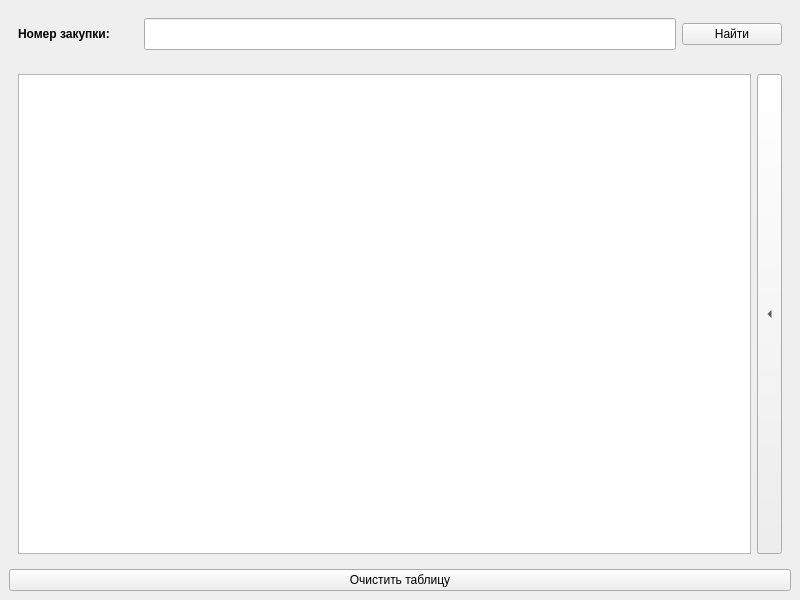
<?xml version="1.0" encoding="UTF-8"?>
<ui version="4.0">
 <class>InformerWindow</class>
 <widget class="QMainWindow" name="InformerWindow">
  <property name="geometry">
   <rect>
    <x>0</x>
    <y>0</y>
    <width>800</width>
    <height>600</height>
   </rect>
  </property>
  <property name="sizePolicy">
   <sizepolicy hsizetype="MinimumExpanding" vsizetype="MinimumExpanding">
    <horstretch>0</horstretch>
    <verstretch>0</verstretch>
   </sizepolicy>
  </property>
  <property name="windowTitle">
   <string>АСТ Парсер</string>
  </property>
  <property name="windowIcon">
   <iconset resource="../Resources.qrc">
    <normaloff>:/icons/logo.svg</normaloff>:/icons/logo.svg</iconset>
  </property>
  <widget class="QWidget" name="mainWidget">
   <layout class="QVBoxLayout" name="verticalLayout">
    <item>
     <widget class="QWidget" name="searchWidget" native="true">
      <property name="sizePolicy">
       <sizepolicy hsizetype="MinimumExpanding" vsizetype="MinimumExpanding">
        <horstretch>0</horstretch>
        <verstretch>0</verstretch>
       </sizepolicy>
      </property>
      <property name="minimumSize">
       <size>
        <width>0</width>
        <height>50</height>
       </size>
      </property>
      <property name="maximumSize">
       <size>
        <width>16777215</width>
        <height>50</height>
       </size>
      </property>
      <layout class="QHBoxLayout" name="horizontalLayout">
       <item>
        <widget class="QLabel" name="searchLbl">
         <property name="sizePolicy">
          <sizepolicy hsizetype="MinimumExpanding" vsizetype="MinimumExpanding">
           <horstretch>0</horstretch>
           <verstretch>0</verstretch>
          </sizepolicy>
         </property>
         <property name="maximumSize">
          <size>
           <width>120</width>
           <height>16777215</height>
          </size>
         </property>
         <property name="styleSheet">
          <string notr="true">font-weight: bold;</string>
         </property>
         <property name="text">
          <string>Номер закупки: </string>
         </property>
         <property name="textFormat">
          <enum>Qt::RichText</enum>
         </property>
        </widget>
       </item>
       <item>
        <widget class="QLineEdit" name="searchEdit">
         <property name="sizePolicy">
          <sizepolicy hsizetype="MinimumExpanding" vsizetype="MinimumExpanding">
           <horstretch>0</horstretch>
           <verstretch>0</verstretch>
          </sizepolicy>
         </property>
         <property name="alignment">
          <set>Qt::AlignLeading|Qt::AlignLeft|Qt::AlignVCenter</set>
         </property>
        </widget>
       </item>
       <item>
        <widget class="QPushButton" name="searchBtn">
         <property name="sizePolicy">
          <sizepolicy hsizetype="MinimumExpanding" vsizetype="Fixed">
           <horstretch>0</horstretch>
           <verstretch>0</verstretch>
          </sizepolicy>
         </property>
         <property name="maximumSize">
          <size>
           <width>100</width>
           <height>16777215</height>
          </size>
         </property>
         <property name="text">
          <string>Найти</string>
         </property>
         <property name="icon">
          <iconset resource="../Resources.qrc">
           <normaloff>:/icons/search.svg</normaloff>:/icons/search.svg</iconset>
         </property>
         <property name="iconSize">
          <size>
           <width>24</width>
           <height>24</height>
          </size>
         </property>
        </widget>
       </item>
      </layout>
     </widget>
    </item>
    <item>
     <widget class="QWidget" name="displayWidget" native="true">
      <property name="sizePolicy">
       <sizepolicy hsizetype="MinimumExpanding" vsizetype="MinimumExpanding">
        <horstretch>0</horstretch>
        <verstretch>0</verstretch>
       </sizepolicy>
      </property>
      <layout class="QHBoxLayout" name="horizontalLayout_2">
       <item>
        <widget class="QTableView" name="mainView">
         <property name="sizePolicy">
          <sizepolicy hsizetype="MinimumExpanding" vsizetype="MinimumExpanding">
           <horstretch>0</horstretch>
           <verstretch>0</verstretch>
          </sizepolicy>
         </property>
         <property name="selectionMode">
          <enum>QAbstractItemView::SingleSelection</enum>
         </property>
        </widget>
       </item>
       <item>
        <widget class="QToolButton" name="extParamsBtn">
         <property name="sizePolicy">
          <sizepolicy hsizetype="MinimumExpanding" vsizetype="MinimumExpanding">
           <horstretch>0</horstretch>
           <verstretch>0</verstretch>
          </sizepolicy>
         </property>
         <property name="maximumSize">
          <size>
           <width>25</width>
           <height>16777215</height>
          </size>
         </property>
         <property name="text">
          <string/>
         </property>
         <property name="arrowType">
          <enum>Qt::LeftArrow</enum>
         </property>
        </widget>
       </item>
      </layout>
     </widget>
    </item>
    <item>
     <widget class="QPushButton" name="clearTableBtn">
      <property name="text">
       <string>Очистить таблицу</string>
      </property>
      <property name="icon">
       <iconset resource="../Resources.qrc">
        <normaloff>:/icons/clear.svg</normaloff>:/icons/clear.svg</iconset>
      </property>
      <property name="iconSize">
       <size>
        <width>22</width>
        <height>22</height>
       </size>
      </property>
     </widget>
    </item>
   </layout>
  </widget>
 </widget>
 <resources>
  <include location="../Resources.qrc"/>
 </resources>
 <connections/>
</ui>
